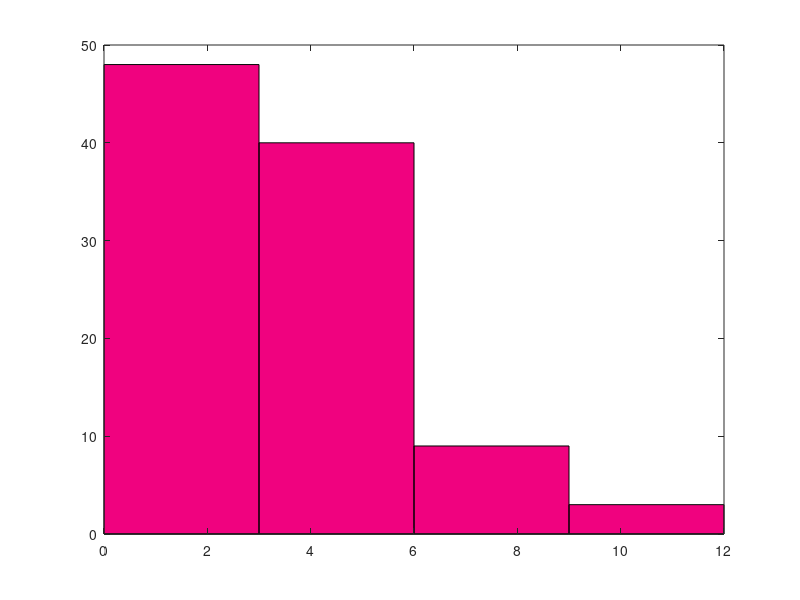

MATLAB code for this plot: (Note: this script raises an error after producing the figure.)
clearvars

% depth = [3; 6; 9; 12];
% 
% on_axis = [73 27 0 0];
% so2 = [58 36 4 2];
% so3 = [48 40 9 3];
% so4 = [28 50 15 7];

% Replace the following variables with your histogram data
binCounts =  [48 40 9 3]; % The counts of each histogram bin
binEdges = [0 3 6 9 12]; % The edges of each histogram bin

% Calculate the bin centers
binCenters = (binEdges(1:end-1) + binEdges(2:end)) / 2;

% Plot the histogram bars
% bar(binCenters, binCounts, 'BarWidth', 1); % 'FaceColor','blue');
% bar(binCenters, binCounts, 'BarWidth', 1, 'FaceColor','#bf5b17');
bar(binCenters, binCounts, 'BarWidth', 1, 'FaceColor','#f0027f');
% bar(binCenters, binCounts, 'BarWidth', 1, 'FaceColor','#7fc97f');

hold on;

% Define the x-values for the fitted curve
x = linspace(min(0), max(12), 100);

%%
% % Fit a curve to the histogram data
fitResult = fit(binCenters', binCounts', 'gauss1');

% x = binCounts;
% gaussian = @(x) (1/sqrt((2*pi))*exp(-x.^2/2));
% fitfun = fittype(@(alpha,x) 2*gaussian(x).*normcdf(alpha*x));
% fitResult = fit(binCenters', binCounts', fitfun, 'Startpoint', 4);

%%
% Evaluate the fitted curve at the x-values
y = feval(fitResult, x);

% Plot the fitted curve
plot(x, y, 'r', 'LineWidth', 2);

% Add a legend and labels
legend('Histogram', 'Fitted Curve');
% legend('Histogram');
xlabel('Sample depth (mm)');
ylabel('Photon percentage (%)');
axis square
set(gca,'Fontsize', 16)
xlim([-0.5 12.5])
title('Spatial offset 8 mm')
% title('On axis')
xticks([0 3 6 9 12]);
alpha(0.75)
% Release the hold on the plot
hold off;


